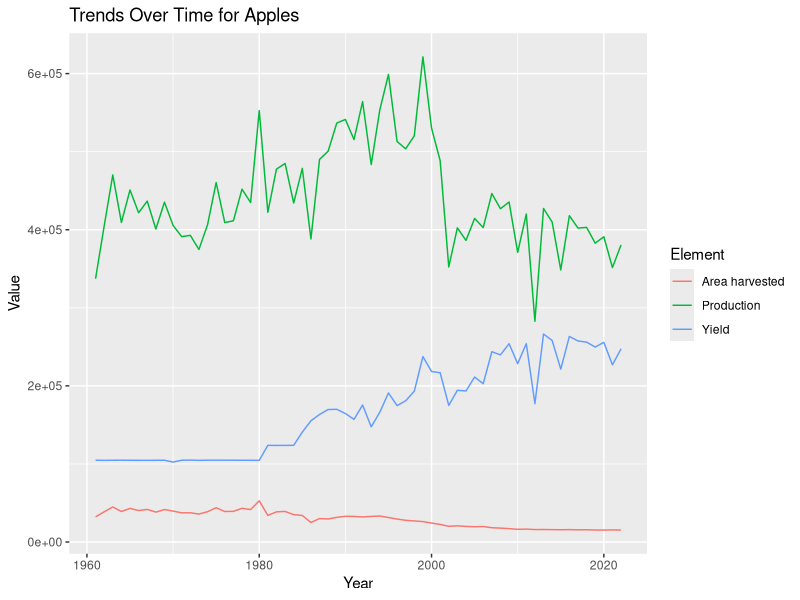
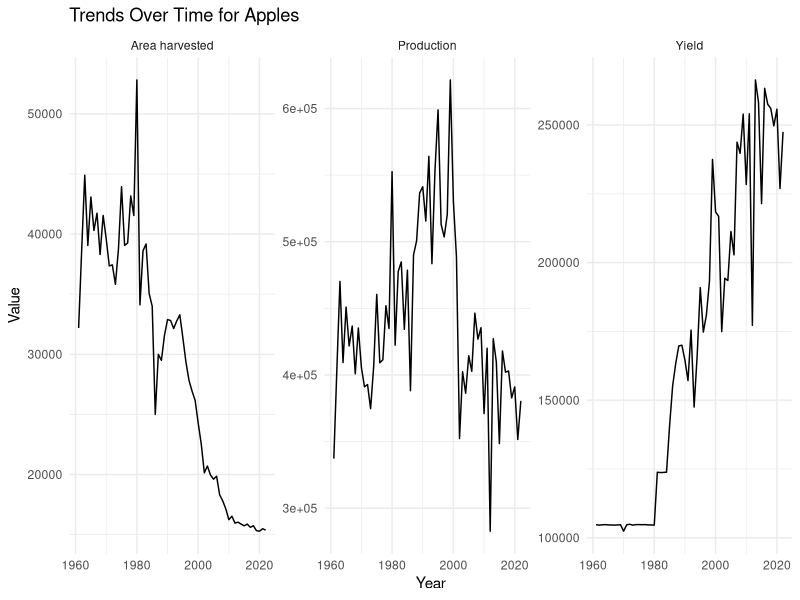
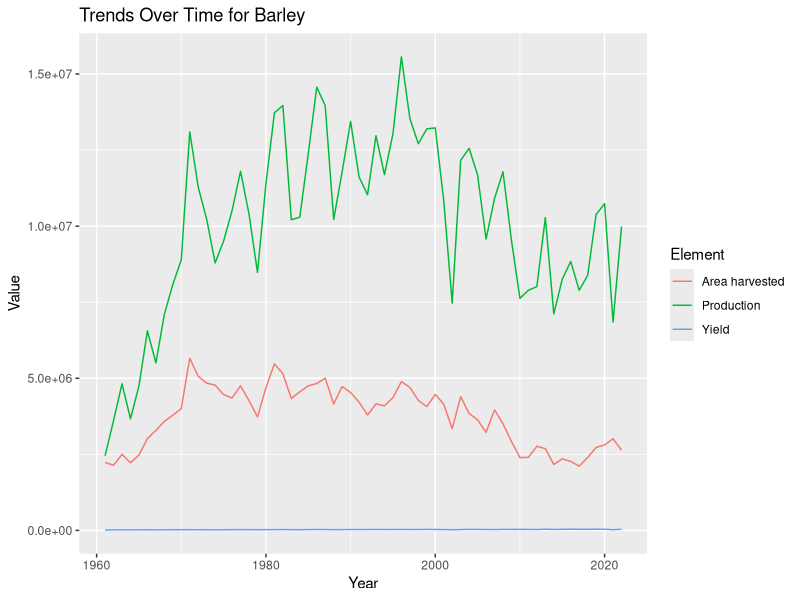
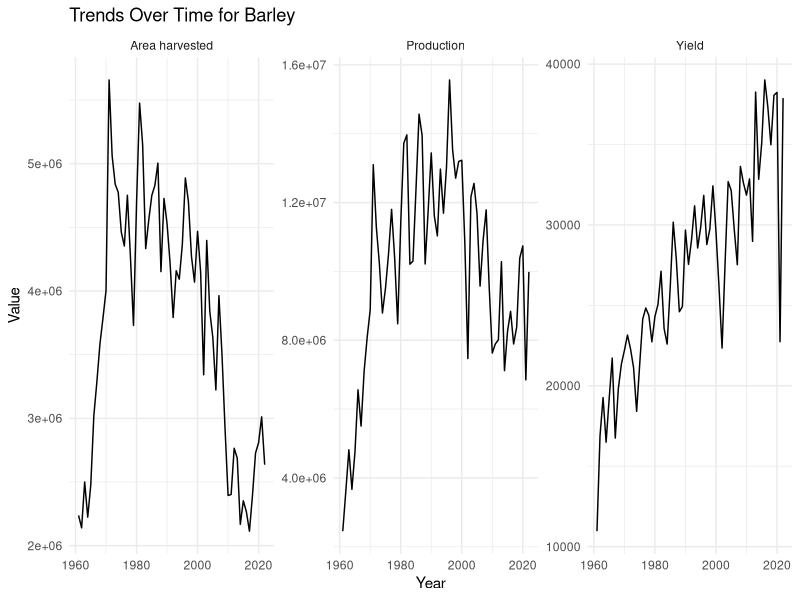
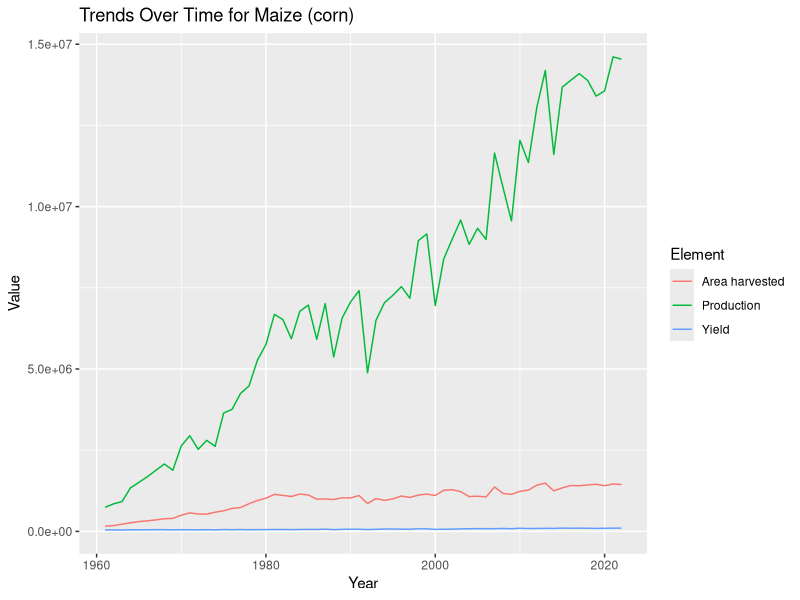
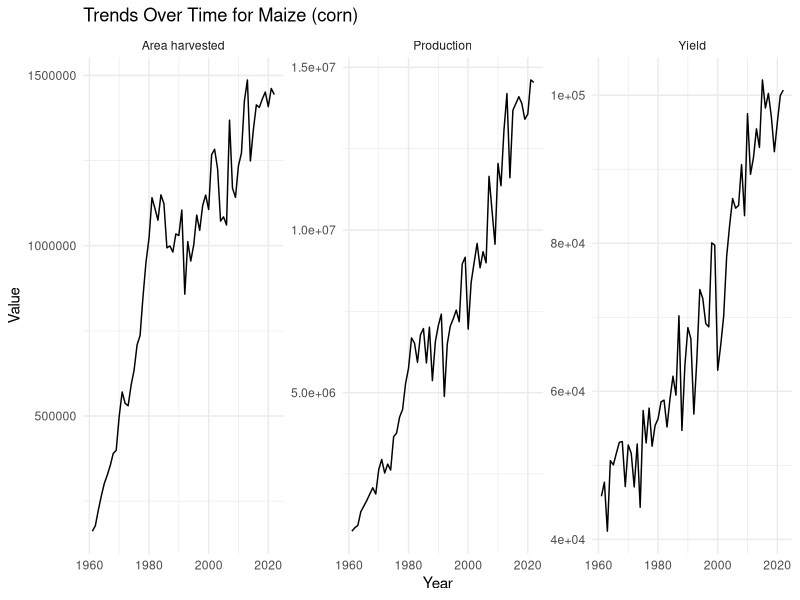
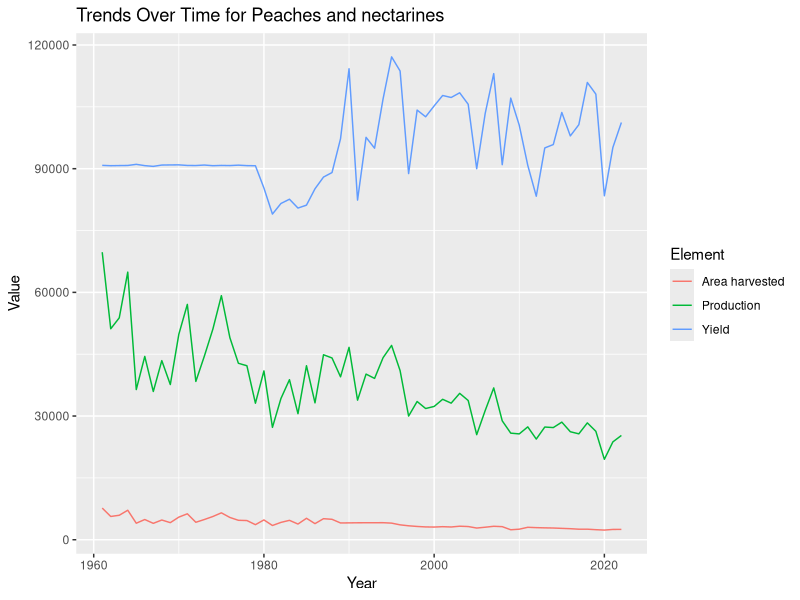
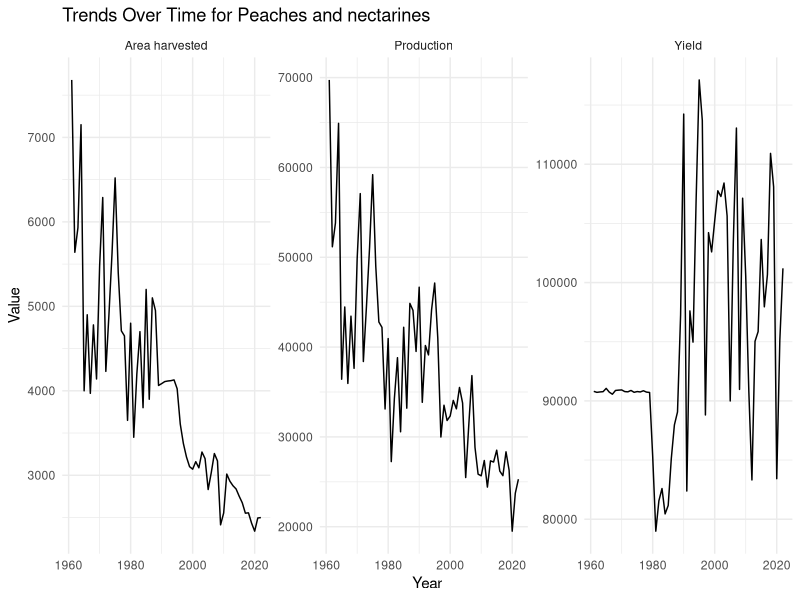

Reproduce these figures in R, in order.
# Load necessary libraries
library(tidyverse)

# Read the CSV file
data_fao <- read_csv("../data/FAOSTAT_data.csv")

# Check the structure of the dataset
str(data_fao)

# Get a summary of the dataset
summary(data_fao)


# Check for missing values
sum(is.na(data_fao))

# Remove rows with missing values (if necessary)
data_fao <- na.omit(data_fao)



# Plotting the Value over Years for a specific Item, loop for all items
# change y aixs as unit is different for each Element Value
for (item in unique(data_fao$Item)) {
  plot <- ggplot(data = data_fao %>% filter(Item == item), aes(x = Year, y = Value, color = Element)) +
    geom_line() +
    labs(title = paste("Trends Over Time for", item), x = "Year", y = "Value")
  print(plot)
  # Plotting the Value over Years for each Element (e.g., "Apples")
  facet_plot <- ggplot(data = data_fao %>% filter(Item == item), aes(x = Year, y = Value)) +
    geom_line() +
    facet_wrap(~ Element, scales = "free_y") +
    labs(title = paste("Trends Over Time for", item), x = "Year", y = "Value") +
    theme_minimal()
  print(facet_plot)
  }



filtered_data <- 

# Plotting the Value over Years for each Element by Item
ggplot(data = data_fao %>% filter(Item %in% c("Apples", "Peaches")), aes(x = Year, y = Value, color = Item)) +
  geom_line() +
  facet_wrap(~ Element, scales = "free_y") +
  labs(title = "Trends Over Time by Element and Item", x = "Year", y = "Value") +
  theme_minimal()

